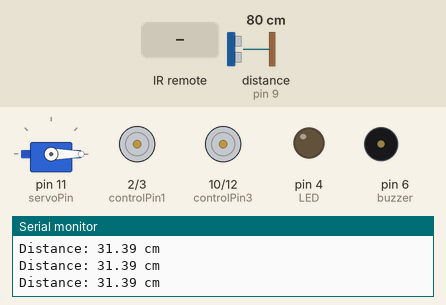
Recording of a sketch running on a simulated Arduino Uno, built with avr-gcc and run on an emulated ATmega328P. Parts: servo, motor-driver pin pairs drawn as motors (green arrow = first pin HIGH = forward, orange = second pin HIGH = backward, longer = more drive), output pins drawn as LEDs (lit = HIGH), buzzer (waves = sounding, pin HIGH), the last lines printed to the serial monitor. Wiring (inferred from the names in the program): ultrasonic range finder: trigger pin 8; echo pin 9. The inputs (shaded band) are chosen by the test bench; at power-on: distance to the obstacle (sensor on pin 9) 80 cm. The echo pulse lasts 58.3 µs per cm; pins used as bus, display or sensor lines are not drawn.

Above: at 1.2 s.
1.3 s: infrared code 0x20D350AF received
At 2.4 s:
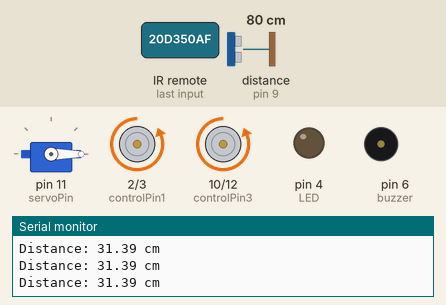
2.8 s: distance to the obstacle (sensor on pin 9) set to 15 cm
5.8 s: distance to the obstacle (sensor on pin 9) set to 12 cm
At 8.0 s:
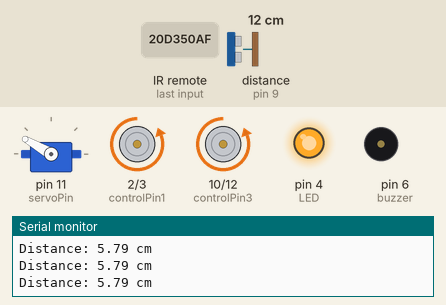
8.3 s: infrared code 0x20D3609F received
At 11.1 s:
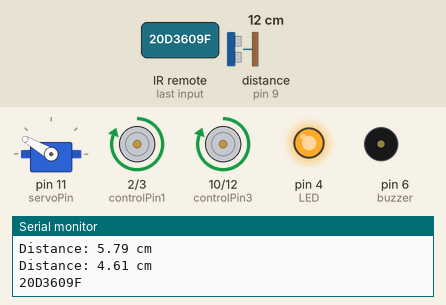
11.3 s: infrared code 0x20D3C23D received
At 15.5 s:
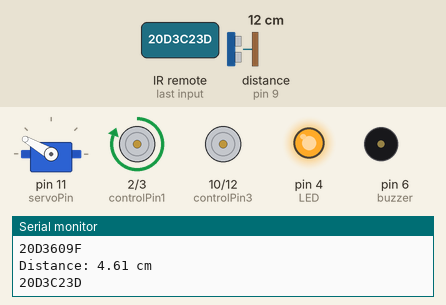
16.3 s: infrared code 0x20D340BF received
At 19.9 s:
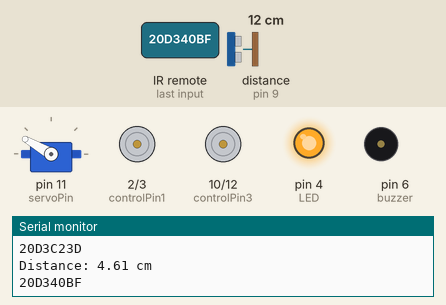
Timing chart, 0 to 20.3 s (numbered marks = the images above; inputs shaded):
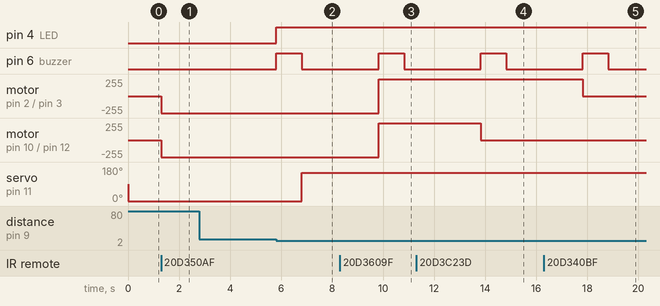

Measured:
- the behaviour switches between 14 and 13 cm on distance to the obstacle (sensor on pin 9) (found by bisection; images 1 and 2)
- after the input at 1.3 s, motor on pin 2 (controlPin1) / pin 3 (controlPin2), motor on pin 10 (controlPin3) / pin 12 (controlPin4): stopped → backward 255/255 at once
- after the input at 5.8 s, pin 4 (LED): LOW → HIGH at once; pin 6 (buzzer): LOW → HIGH at once, → LOW 1.0 s later; servo on pin 11 (servoPin): 0° → 150° after 1.0 s
- after the input at 8.3 s, motor on pin 2 (controlPin1) / pin 3 (controlPin2), motor on pin 10 (controlPin3) / pin 12 (controlPin4): backward 255/255 → forward 255/255 after 1.5 s
- after the input at 11.3 s, motor on pin 10 (controlPin3) / pin 12 (controlPin4): forward 255/255 → stopped after 2.5 s
- after the input at 16.3 s, motor on pin 2 (controlPin1) / pin 3 (controlPin2): forward 255/255 → stopped after 1.5 s

The sketch:

sketch_SmartTrashCan_copy_20260525154323.ino
```cpp
#include <Servo.h>
#include <IRremote.h>

const int RECV_PIN = 5;
IRrecv irrecv(RECV_PIN);
decode_results results;

const int controlPin1 = 2;
const int controlPin2 = 3;
const int controlPin3 = 10;
const int controlPin4 = 12;

const int servoPin = 11;
const int trigPin = 8;
const int echoPin = 9;
Servo servoMotor;

int buzzer = 6;
int LED = 4;

void setup() {
    Serial.begin(9600);
    irrecv.enableIRIn();
    irrecv.blink13(true);

    pinMode(controlPin1, OUTPUT);
    pinMode(controlPin2, OUTPUT);
    pinMode(controlPin3, OUTPUT);
    pinMode(controlPin4, OUTPUT);

    servoMotor.attach(servoPin);

    pinMode(trigPin, OUTPUT);
    pinMode(echoPin, INPUT);

    pinMode(buzzer, OUTPUT);
    pinMode(LED, OUTPUT);
}

void forward() {
    digitalWrite(controlPin1, HIGH);
    digitalWrite(controlPin2, LOW);
    digitalWrite(controlPin3, HIGH);
    digitalWrite(controlPin4, LOW);
}

void backward() {
    digitalWrite(controlPin1, LOW);
    digitalWrite(controlPin2, HIGH);
    digitalWrite(controlPin3, LOW);
    digitalWrite(controlPin4, HIGH);
}

void right() {
    digitalWrite(controlPin1, HIGH);
    digitalWrite(controlPin2, LOW);
    digitalWrite(controlPin3, LOW);
    digitalWrite(controlPin4, LOW);
}

void left() {
    digitalWrite(controlPin1, LOW);
    digitalWrite(controlPin2, LOW);
    digitalWrite(controlPin3, HIGH);
    digitalWrite(controlPin4, LOW);
}

void stopMotor() {
    digitalWrite(controlPin1, LOW);
    digitalWrite(controlPin2, LOW);
    digitalWrite(controlPin3, LOW);
    digitalWrite(controlPin4, LOW);
}

void buzzerTone() {
    digitalWrite(buzzer, HIGH);
    delay(1000);
    digitalWrite(buzzer, LOW);
}

float getDistance() {
    digitalWrite(trigPin, LOW);
    delayMicroseconds(2);
    digitalWrite(trigPin, HIGH);
    delayMicroseconds(10);
    digitalWrite(trigPin, LOW);

    float duration = pulseIn(echoPin, HIGH);
    float cm =  duration/74/2;  // Convert to cm
    return cm;
}

void loop() {
    float cm = getDistance();

    if (cm < 5) {
        digitalWrite(LED, HIGH);
        buzzerTone();
        servoMotor.write(150);
       delay (3000);
    } else {
        digitalWrite(LED, LOW);
        servoMotor.write(0);
        delay(15);
    }

    Serial.print("Distance: ");
    Serial.print(cm);
    Serial.println(" cm");

    if (irrecv.decode(&results)) {
        Serial.println(results.value, HEX);
        irrecv.resume();

        if (results.value == 0x20D350AF) { // Down button
            backward();
              digitalWrite(buzzer,LOW);
     digitalWrite(LED,LOW);

        } else if (results.value == 0x20D3609F) { // Up button
            forward();
              digitalWrite(buzzer,LOW);
     digitalWrite(LED,LOW);

        } else if (results.value == 0x20D3C23D) { // Right button
            right();
              digitalWrite(buzzer,LOW);
     digitalWrite(LED,LOW);

        } else if (results.value == 0x20D3807F) { // Left button
            left();
              digitalWrite(buzzer,LOW);
     digitalWrite(LED,LOW);

        } else if (results.value == 0x20D340BF) { // Stop button
            stopMotor();
              digitalWrite(buzzer,LOW);
     digitalWrite(LED,LOW);

        }
    }
}
```
